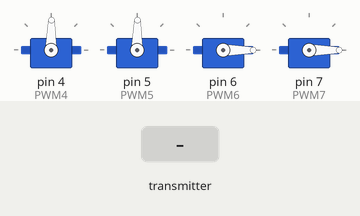
Bench run of a sketch on a simulated Arduino Uno, built with avr-gcc and run on an emulated ATmega328P. Shown: 4 × servo. The test bench sets the inputs (shaded band). No radio packets arrive unless stated.

Above: at 1.2 s.
1.3 s: the transmitter starts sending pitch = 0
At 1.8 s:
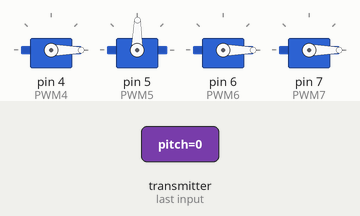
2.8 s: the transmitter starts sending roll = 0
At 4.0 s:
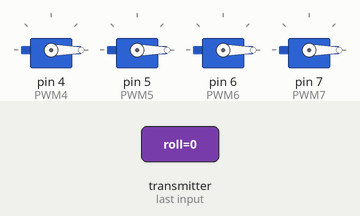
4.3 s: the transmitter starts sending AUX1 = 255
At 5.3 s:
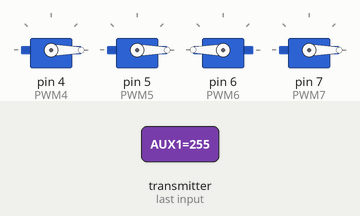
5.8 s: the transmitter starts sending AUX2 = 255
At 6.4 s:
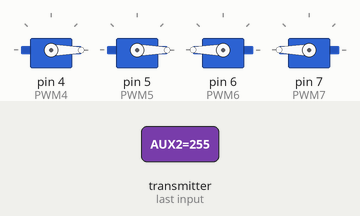
7.3 s: the transmitter starts sending pitch = 64
At 7.6 s:
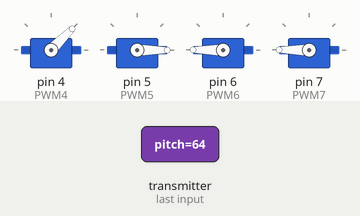
8.8 s: the transmitter starts sending roll = 64
At 10.0 s:
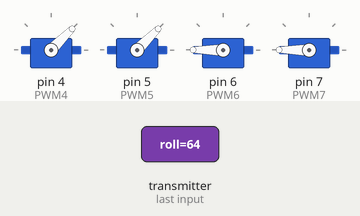
Timing chart, 0 to 11.3 s (numbered marks = the images above; inputs shaded):
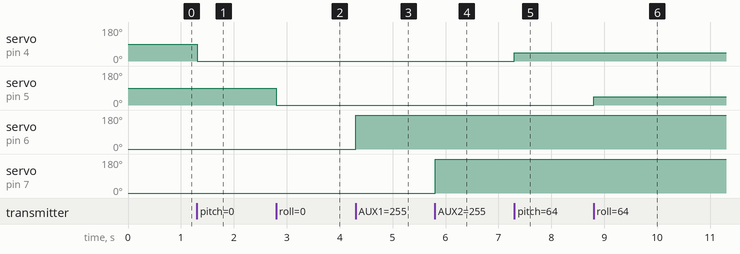

Measured:
- after the input at 1.3 s, servo on pin 4 (PWM4): 89° → 0° at once
- after the input at 2.8 s, servo on pin 5 (PWM5): 89° → 0° at once
- after the input at 4.3 s, servo on pin 6 (PWM6): 0° → 180° at once
- after the input at 5.8 s, servo on pin 7 (PWM7): 0° → 180° at once
- after the input at 7.3 s, servo on pin 4 (PWM4): 0° → 45° at once
- after the input at 8.8 s, servo on pin 5 (PWM5): 0° → 45° at once

The sketch:

NRF24_Receiver.ino
```cpp
/* Receiver code for the Arduino Radio control with PWM output
 *
 *  THIS ONLY WORKS WITH ATMEGA328p registers!!!!
 *  It gives a nice PWM output on pins D2, D3, D4, D5, D6 and D7. Still working on it...
 *
 *  Install the NRF24 library to your IDE
 *  Import the servo library as well
 * Upload this code to the Arduino UNO
 * Connect a NRF24 module to it:

    Module // Arduino UNO

    GND    ->   GND
    Vcc    ->   3.3V
    CE     ->   D9
    CSN    ->   D10
    CLK    ->   D13
    MOSI   ->   D11
    MISO   ->   D12


This code receive 6 channels and create a PWM output for each one on D2, D3, D4, D5, D6 and D7
Please, like share and subscribe : https://www.youtube.com/c/ELECTRONOOBS
*/


#include <SPI.h>
#include <nRF24L01.h>
#include <RF24.h>
#include <Servo.h>


//Define widths
int pwm_width_2 = 0;
int pwm_width_3 = 0;
int pwm_width_4 = 0;
int pwm_width_5 = 0;
int pwm_width_6 = 0;
int pwm_width_7 = 0;


Servo PWM2;
Servo PWM3;
Servo PWM4;
Servo PWM5;
Servo PWM6;
Servo PWM7;


                    //We could use up to 32 channels
struct MyData {
byte throttle;      //We define each byte of data input, in this case just 6 channels
byte yaw;
byte pitch;
byte roll;
byte AUX1;
byte AUX2;
};
MyData data;


const uint64_t pipeIn = 0xE8E8F0F0E1LL;     //Remember that this code is the same as in the transmitter
RF24 radio(9, 10);


void resetData()
{
//We define the inicial value of each data input
//3 potenciometers will be in the middle position so 127 is the middle from 254
data.throttle = 127;
data.yaw = 127;
data.pitch = 127;
data.roll = 127;
data.AUX1 = 0;
data.AUX2 = 0;
}


/**************************************************/


void setup()
{
  //Set the pins for each PWM signal
  //PWM2.attach(2);
  //PWM3.attach(3);
  PWM4.attach(4);
  PWM5.attach(5);
  PWM6.attach(6);
  PWM7.attach(7);
  //Serial.begin(9600);
  //Configure the NRF24 module
  resetData();
  radio.begin();
  radio.setAutoAck(false);
  radio.setDataRate(RF24_250KBPS);
  radio.openReadingPipe(1,pipeIn);

  //we start the radio comunication
  radio.startListening();
}


/**************************************************/


unsigned long lastRecvTime = 0;


void recvData()
{
while ( radio.available() ) {
radio.read(&data, sizeof(MyData));
lastRecvTime = millis(); //here we receive the data
}
}


/**************************************************/


void loop()
{
recvData();
unsigned long now = millis();
//Here we check if we've lost signal, if we did we reset the values
if ( now - lastRecvTime > 1000 ) {
// Signal lost?
resetData();
}


pwm_width_2 =  map(data.throttle, 0, 255, 540, 2400);     //PWM value on digital pin D2
pwm_width_3 =  map(data.yaw, 0, 255, 540, 2400);     //PWM value on digital pin D3
pwm_width_4 = map(data.pitch, 0, 255, 540, 2400);     //PWM value on digital pin D4
pwm_width_5 = map(data.roll, 0, 255, 540, 2400);     //PWM value on digital pin D5
pwm_width_6 = map(data.AUX1, 0, 1, 540, 2400);     //PWM value on digital pin D6
pwm_width_7 = map(data.AUX2, 0, 1, 540, 2400);     //PWM value on digital pin D7


//Now we write the PWM signal using the servo function
PWM2.writeMicroseconds(pwm_width_2);
PWM3.writeMicroseconds(pwm_width_3);
PWM4.writeMicroseconds(pwm_width_4);
PWM5.writeMicroseconds(pwm_width_5);
PWM6.writeMicroseconds(pwm_width_6);
PWM7.writeMicroseconds(pwm_width_7);
}//Loop end
```
